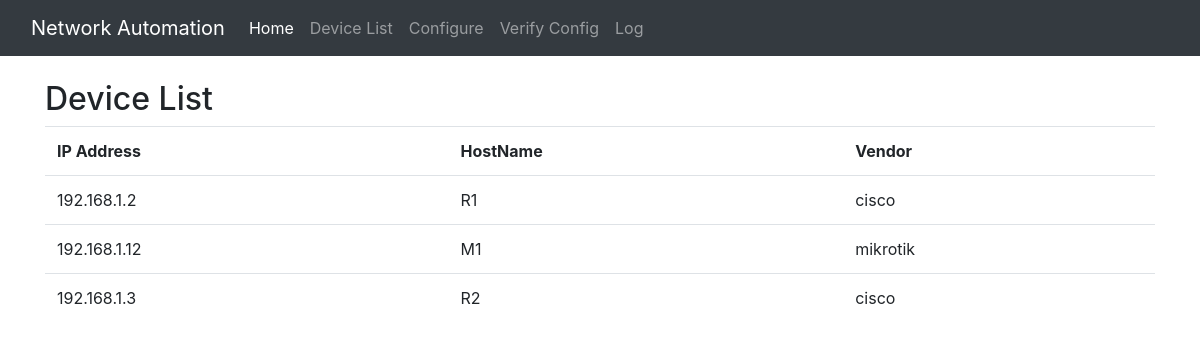
Page /devices/ on the committed database.
### network_automation/models.py (models this page shows, shortened)
class Device(models.Model):
    ip_address = models.CharField(max_length=255)
    hostname = models.CharField(max_length=255)
    username = models.CharField(max_length=255)
    password = models.CharField(max_length=255)
    ssh_port = models.IntegerField(default=22)
    VENDOR_CHOICES = (
        ('mikrotik', 'Mikrotik'),
        ('cisco', 'Cisco' )
    )
    vendor = models.CharField(max_length=255, choices=VENDOR_CHOICES)

### network_automation/views.py (the view)
# urls.py: path('devices/', views.devices, name='devices'),
def devices(request):
    all_device = Device.objects.all()
    context = {
        'all_device' : all_device
    }
    return render(request, 'devices.html', context)

### network_automation/templates/devices.html
{% extends "base.html" %}
{% block content %}
    <h2 class="mt-4">Device List</h2>
    <table class="table">
        <tr>
            <th>IP Address</th>
            <th>HostName</th>
            <th>Vendor</th>
        </tr>
        {% for device in all_device %}
            <tr>
                <td>{{ device.ip_address }}</td>
                <td>{{ device.hostname }}</td>
                <td>{{ device.vendor }}</td>
            </tr>
        {% endfor %}
    </table>
{% endblock content %}

### rows in the picture
Device: ip_address "192.168.1.2", hostname "R1", vendor "cisco"
Device: ip_address "192.168.1.12", hostname "M1", vendor "mikrotik"
Device: ip_address "192.168.1.3", hostname "R2", vendor "cisco"
